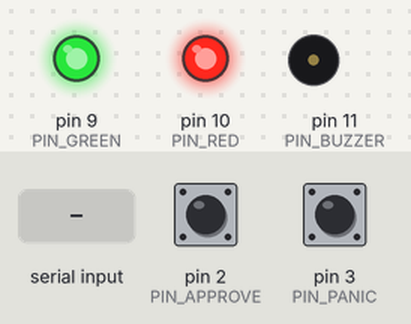
Bench run of a sketch on a simulated Arduino Uno, built with avr-gcc and run on an emulated ATmega328P. Shown: output pins drawn as LEDs (lit = HIGH), buzzer (waves = sounding). The test bench sets the inputs (shaded band); at power-on: pin 2 (PIN_APPROVE) HIGH, pin 3 (PIN_PANIC) HIGH.

Above: at 1.2 s.
1.3 s: "G" received over Serial
At 2.5 s:
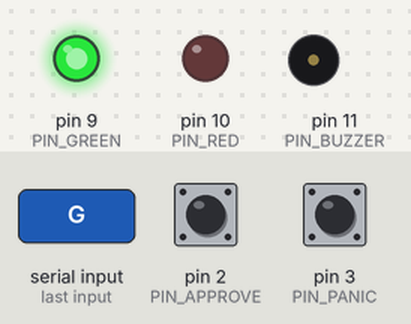
2.8 s: "R" received over Serial
At 3.7 s:
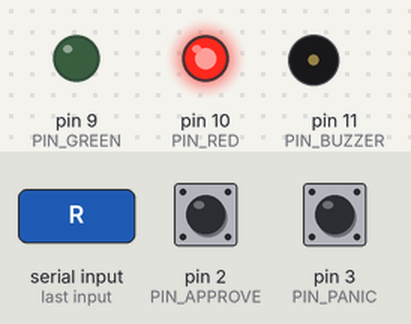
4.3 s: "B" received over Serial
At 4.37 s:
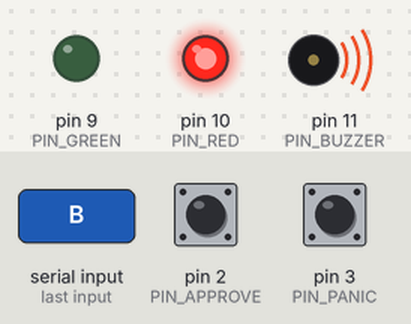
Timing chart, 0 to 7.3 s (numbered marks = the images above; inputs shaded):
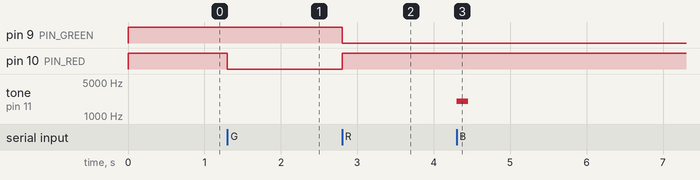

The sketch:

panel.ino
```cpp
// ARK panel for an Arduino UNO: the admin's physical controls.
//
// Wiring (buttons and the switch connect the pin to GND, internal pull-ups):
//   D2   approve button     admits the member whose join code was checked
//   D3   panic button       wipes the station's keys from memory and quits
//   D9   green LED (+220R)  log is intact
//   D10  red LED (+220R)    something is wrong: problem entries or rejected messages
//   D11  passive buzzer     beeps on request (driven with tone(), so it
//                           needs no oscillator of its own)
//
// Serial, 9600 baud, one command per line:
//   panel -> station   "APPROVE", "PANIC"
//   station -> panel   "G" (all good), "R" (problem), "B" (beep)
//
// The panel holds no keys and makes no decisions. Approve only does
// something when the station is showing a join request.

const int PIN_APPROVE = 2;
const int PIN_PANIC = 3;
const int PIN_GREEN = 9;
const int PIN_RED = 10;
const int PIN_BUZZER = 11;
const unsigned long DEBOUNCE_MS = 50;

int lastApprove = HIGH, lastPanic = HIGH;
unsigned long approveChanged = 0, panicChanged = 0;

void setup() {
  pinMode(PIN_APPROVE, INPUT_PULLUP);
  pinMode(PIN_PANIC, INPUT_PULLUP);
  pinMode(PIN_GREEN, OUTPUT);
  pinMode(PIN_RED, OUTPUT);
  pinMode(PIN_BUZZER, OUTPUT);
  Serial.begin(9600);
  // Both LEDs on until the station says otherwise, so a dead link shows.
  digitalWrite(PIN_GREEN, HIGH);
  digitalWrite(PIN_RED, HIGH);
}

// Sends `word` once each time the button goes from released to pressed.
void watch(int pin, int &last, unsigned long &changed, const char *word) {
  int now = digitalRead(pin);
  if (now != last && millis() - changed > DEBOUNCE_MS) {
    changed = millis();
    last = now;
    if (now == LOW)
      Serial.println(word);
  }
}

void loop() {
  watch(PIN_APPROVE, lastApprove, approveChanged, "APPROVE");
  watch(PIN_PANIC, lastPanic, panicChanged, "PANIC");

  while (Serial.available()) {
    char c = Serial.read();
    if (c == 'G') {
      digitalWrite(PIN_GREEN, HIGH);
      digitalWrite(PIN_RED, LOW);
    } else if (c == 'R') {
      digitalWrite(PIN_GREEN, LOW);
      digitalWrite(PIN_RED, HIGH);
    } else if (c == 'B') {
      tone(PIN_BUZZER, 2000, 150);
    }
  }
}
```

Measured:
- after the input at 1.3 s, pin 10 (PIN_RED): HIGH → LOW at once
- after the input at 2.8 s, pin 9 (PIN_GREEN): HIGH → LOW at once; pin 10 (PIN_RED): LOW → HIGH at once
- after the input at 4.3 s, tone on pin 11 (PIN_BUZZER): silent → 2000 Hz at once, → silent 0.15 s later
